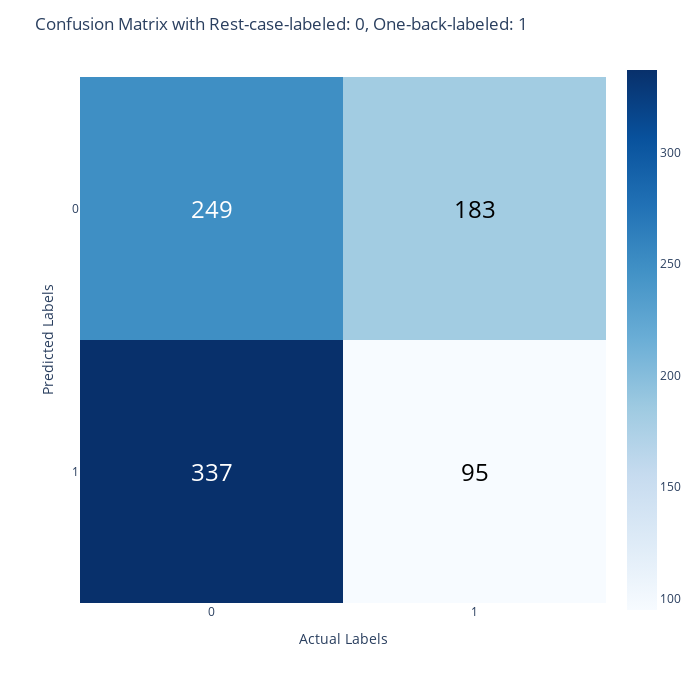
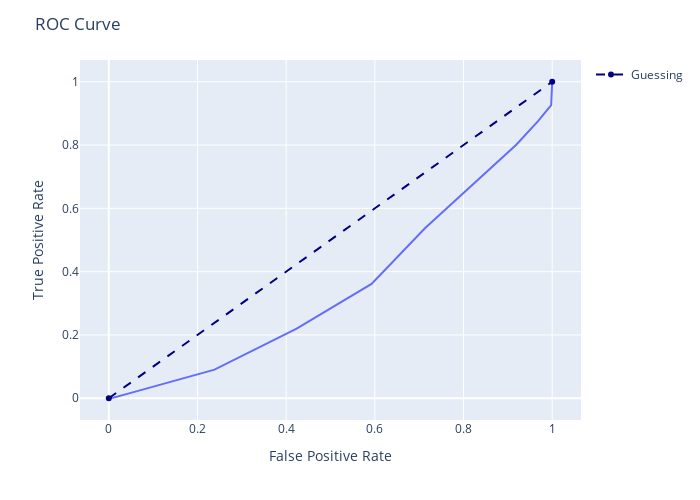

Source (notebook cell) for these figures, in order:
### Code cell
metrics(rfc)

### Figure 1 — Plotly figure (JSON) as saved in the notebook; plotly's stock layout.template omitted (floating-point values rounded to 4 significant figures)
{"data": [{"coloraxis": "coloraxis", "hovertemplate": "x: %{x}<br>y: %{y}<br>color: %{z}<extra></extra>", "name": "0", "type": "heatmap", "xaxis": "x", "yaxis": "y", "z": [[249, 183], [337, 95]]}], "layout": {"annotations": [{"font": {"color": "white", "size": 24}, "showarrow": false, "text": "249", "x": 0, "y": 0}, {"font": {"color": "black", "size": 24}, "showarrow": false, "text": "183", "x": 1, "y": 0}, {"font": {"color": "white", "size": 24}, "showarrow": false, "text": "337", "x": 0, "y": 1}, {"font": {"color": "black", "size": 24}, "showarrow": false, "text": "95", "x": 1, "y": 1}], "coloraxis": {"colorscale": [[0, "rgb(247,251,255)"], [0.125, "rgb(222,235,247)"], [0.25, "rgb(198,219,239)"], [0.375, "rgb(158,202,225)"], [0.5, "rgb(107,174,214)"], [0.625, "rgb(66,146,198)"], [0.75, "rgb(33,113,181)"], [0.875, "rgb(8,81,156)"], [1, "rgb(8,48,107)"]]}, "font": {"size": 12}, "height": 700, "margin": {"t": 60}, "title": {"text": "Confusion Matrix with Rest-case-labeled: 0, One-back-labeled: 1"}, "width": 700, "xaxis": {"anchor": "y", "constrain": "domain", "domain": [0, 1], "dtick": 1, "scaleanchor": "y", "tick0": 0, "title": {"text": "Actual Labels"}}, "yaxis": {"anchor": "x", "autorange": "reversed", "constrain": "domain", "domain": [0, 1], "dtick": 1, "tick0": 0, "title": {"text": "Predicted Labels"}}}}

### Figure 2 — Plotly figure (JSON) as saved in the notebook; plotly's stock layout.template omitted (floating-point values rounded to 4 significant figures)
{"data": [{"hovertemplate": "x=%{x}<br>y=%{y}<extra></extra>", "legendgroup": "", "line": {"color": "#636efa", "dash": "solid"}, "marker": {"symbol": "circle"}, "mode": "lines", "name": "", "orientation": "v", "showlegend": false, "type": "scatter", "x": [0, 0.01157, 0.04167, 0.1065, 0.2384, 0.4236, 0.5926, 0.713, 0.831, 0.919, 0.9676, 0.9977, 1], "xaxis": "x", "y": [0, 0.002315, 0.01389, 0.03935, 0.09028, 0.2199, 0.3611, 0.537, 0.6875, 0.8009, 0.875, 0.9259, 1], "yaxis": "y"}, {"line": {"color": "navy", "dash": "dash"}, "name": "Guessing", "type": "scatter", "x": [0, 1], "y": [0, 1]}], "layout": {"height": 500, "legend": {"tracegroupgap": 0}, "margin": {"t": 60}, "title": {"text": "ROC Curve"}, "width": 700, "xaxis": {"anchor": "y", "domain": [0, 1], "title": {"text": "False Positive Rate"}}, "yaxis": {"anchor": "x", "domain": [0, 1], "title": {"text": "True Positive Rate"}}}}
